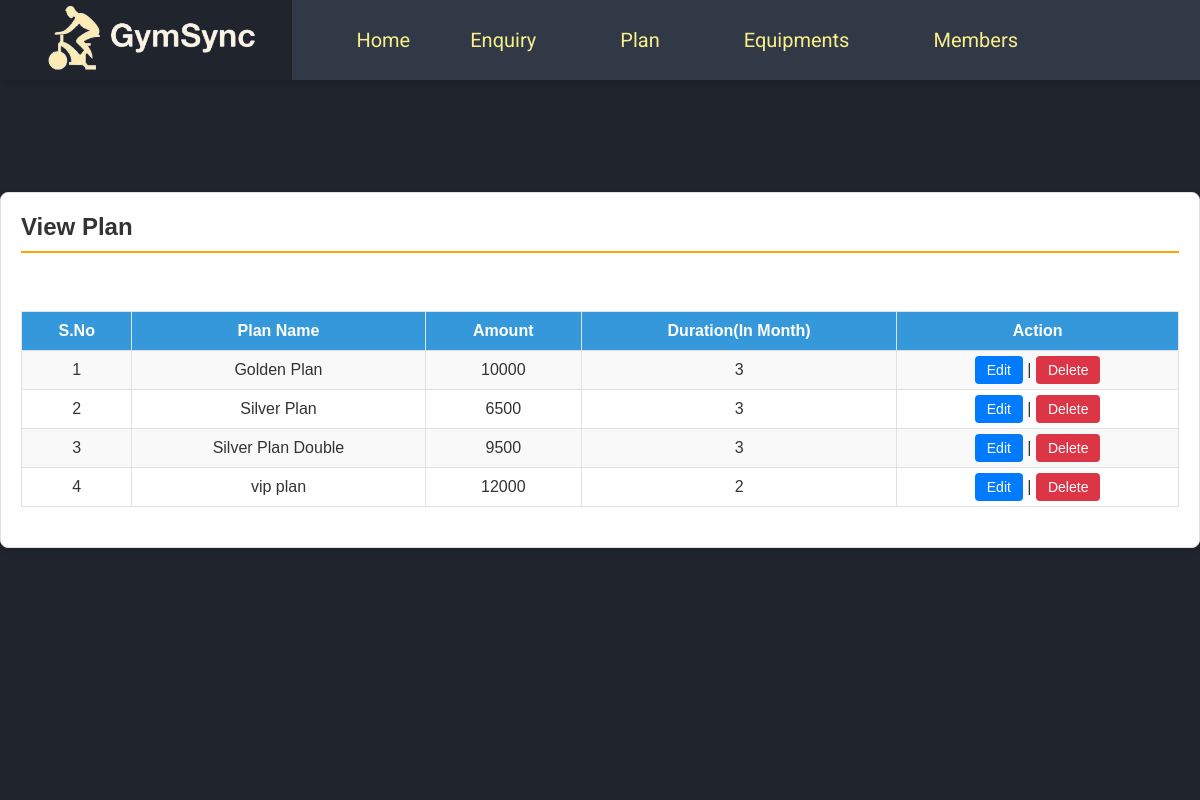
The app's page /viewPlan (signed in) with its own data.
### gym/models.py (models this page shows, shortened)
class Plan(models.Model):
    name = models.CharField(max_length=150, null=True)
    amount = models.CharField(max_length=15, null=True)
    duration = models.CharField(max_length=15, null=True)

### gym/views.py (the view)
# urls.py: path("viewPlan", viewPlan, name="viewPlan"),
def viewPlan(request):
    if not request.user.is_authenticated:
        return redirect("admin_login")  # Make sure 'admin_login' is a valid URL pattern
    plans = Plan.objects.all()  # Fetch all plan records from the database
    return render(request, "viewPlan.html", {"plans": plans})

### gym/templates/viewPlan.html (shortened to what this page needs)
{% include 'admin_nav.html' %}
{% load static %}
{% block main %}
<html lang="en" class="no-focus">
  <link rel="stylesheet" href="{% static 'css/view-styles.css' %}" />
  <br /><br /><br /><br />
  <div class="container card shadow mt-5">
    <div class="card-body">
      <h5 class="p-2" style="border-bottom: 2px solid orange">View Plan</h5>
      <br />
      <div class="container-fluid">
        <video autoplay loop muted plays-inline class="back-video">
          <source src="{% static 'images/bgvideo2.mp4' %}" />
        </video>
        <table id="example" class="table table-striped table-bordered" style="width: 100%">
          <thead class="text-white" style="background-color: #5d4037">
            <tr>
              <th>S.No</th>
              <th>Plan Name</th>
              <th>Amount</th>
              <th>Duration(In Month)</th>
              <th>Action</th>
            </tr>
          </thead>
          <tbody>
            {% for i in plans %}
            <tr>
              <td>{{ forloop.counter }}</td>
              <td>{{ i.name }}</td>
              <td>{{ i.amount }}</td>
              <td>{{ i.duration }}</td>
              <td>
                <a href="{% url 'edit_Plan' i.id %}" class="btn btn-primary">Edit</a> |
                <a href="{% url 'delete_Plan' i.id %}" class="btn btn-danger" onclick="return confirm('Are you sure to delete this Plan?')">Delete</a>
              </td>
            </tr>
            {% empty %}
              <tr>
                <td colspan="5">No plans available.</td>
              </tr>
            {% endfor %}
          </tbody>
        </table>
      </div>
    </div>
  </div>
  <link rel="stylesheet" href="https://use.fontawesome.com/releases/v5.6.3/css/all.css" />
</html>
{% endblock %}

### gym/static/css/admin_nav_style.css (style rules this page uses)
* { margin: 0; padding: 0; }

### gym/static/css/view-styles.css (style rules this page uses)
.container { max-width: 1185px; margin: 0 auto; padding: 20px; }
.card { margin-top: 40px; background-color: white; border-radius: 8px; border: 1px solid #dee2e6; padding: 20px; box-shadow: 0 4px 8px rgba(0, 0, 0, 0.1); }
h5 { font-size: 24px; font-weight: bold; color: #333; padding-bottom: 10px; margin-bottom: 20px; border-bottom: 3px solid goldenrod; }
table { width: 100%; border-collapse: collapse; margin: 20px 0; }
table th, table td { padding: 10px; text-align: left; border: 1px solid #dee2e6; }
thead th { background-color: #3498db; color: white; font-weight: bold; text-align: center; }
tbody td { text-align: center; }
.table-bordered { border: 1px solid #dee2e6; }
.table-striped tbody tr:nth-of-type(odd) { background-color: #f9f9f9; }
.btn { padding: 6px 12px; font-size: 14px; border-radius: 4px; text-decoration: none; color: white; cursor: pointer; }
.btn-primary { background-color: #007bff; border: none; }
.btn-danger { background-color: #dc3545; border: none; }
.back-video { position: fixed; top: 0; left: 0; width: 100vw; height: 100vh; object-fit: cover; z-index: -1; }
@media (max-aspect-ratio: 16/9) { .back-video { width: auto; height: 100%; } }

### records on screen
Plan: name "Golden Plan", amount "10000", duration "3"
Plan: name "Silver Plan", amount "6500", duration "3"
Plan: name "Silver Plan Double", amount "9500", duration "3"
Plan: name "vip plan", amount "12000", duration "2"
